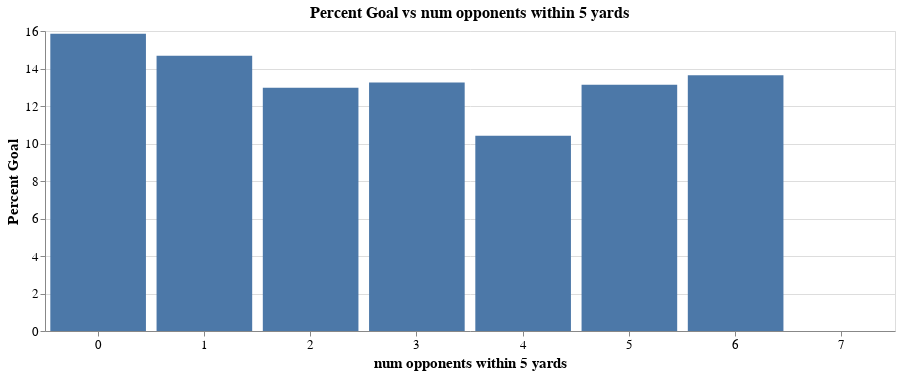

This figure's notebook cell:
### Markdown cell above
#### 2.3.2 Percent goals by num opponents within 5 yards

### Code cell
plot_percent_goal_vs_attr("num opponents within 5 yards", "bar")

### Figure 1 — Vega-Lite specification as saved in the notebook (floating-point values rounded to 4 significant figures)
{"$schema": "https://vega.github.io/schema/vega-lite/v3.4.0.json", "config": {"axis": {"labelFontSize": 13, "titleFontSize": 15}, "mark": {"tooltip": null}, "title": {"fontSize": 16}, "view": {"height": 300, "width": 400}}, "data": {"name": "data-a92cf8022133d590410e67b254b2cf39"}, "datasets": {"data-a92cf8022133d590410e67b254b2cf39": [{"Goal": 225, "No Goal": 1194, "Percent Goal": 15.86, "num opponents within 5 yards": 0}, {"Goal": 369, "No Goal": 2144, "Percent Goal": 14.68, "num opponents within 5 yards": 1}, {"Goal": 258, "No Goal": 1728, "Percent Goal": 12.98, "num opponents within 5 yards": 2}, {"Goal": 114, "No Goal": 743, "Percent Goal": 13.26, "num opponents within 5 yards": 3}, {"Goal": 33, "No Goal": 280, "Percent Goal": 10.41, "num opponents within 5 yards": 4}, {"Goal": 13, "No Goal": 81, "Percent Goal": 13.13, "num opponents within 5 yards": 5}, {"Goal": 3, "No Goal": 13, "Percent Goal": 13.64, "num opponents within 5 yards": 6}, {"Goal": 0, "No Goal": 2, "Percent Goal": 0, "num opponents within 5 yards": 7}]}, "encoding": {"x": {"axis": {"labelAngle": 0, "title": "num opponents within 5 yards"}, "field": "num opponents within 5 yards", "type": "nominal"}, "y": {"axis": {"title": "Percent Goal"}, "field": "Percent Goal", "type": "quantitative"}}, "height": 300, "mark": "bar", "title": "Percent Goal vs num opponents within 5 yards", "width": 850}
